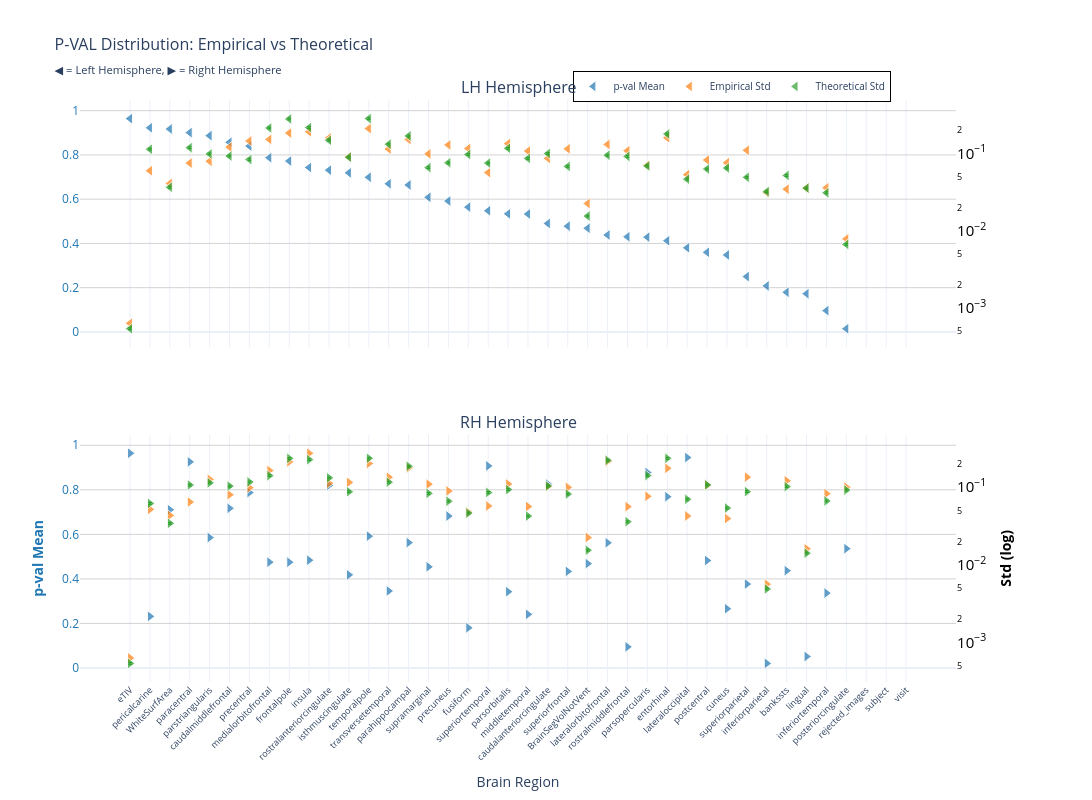
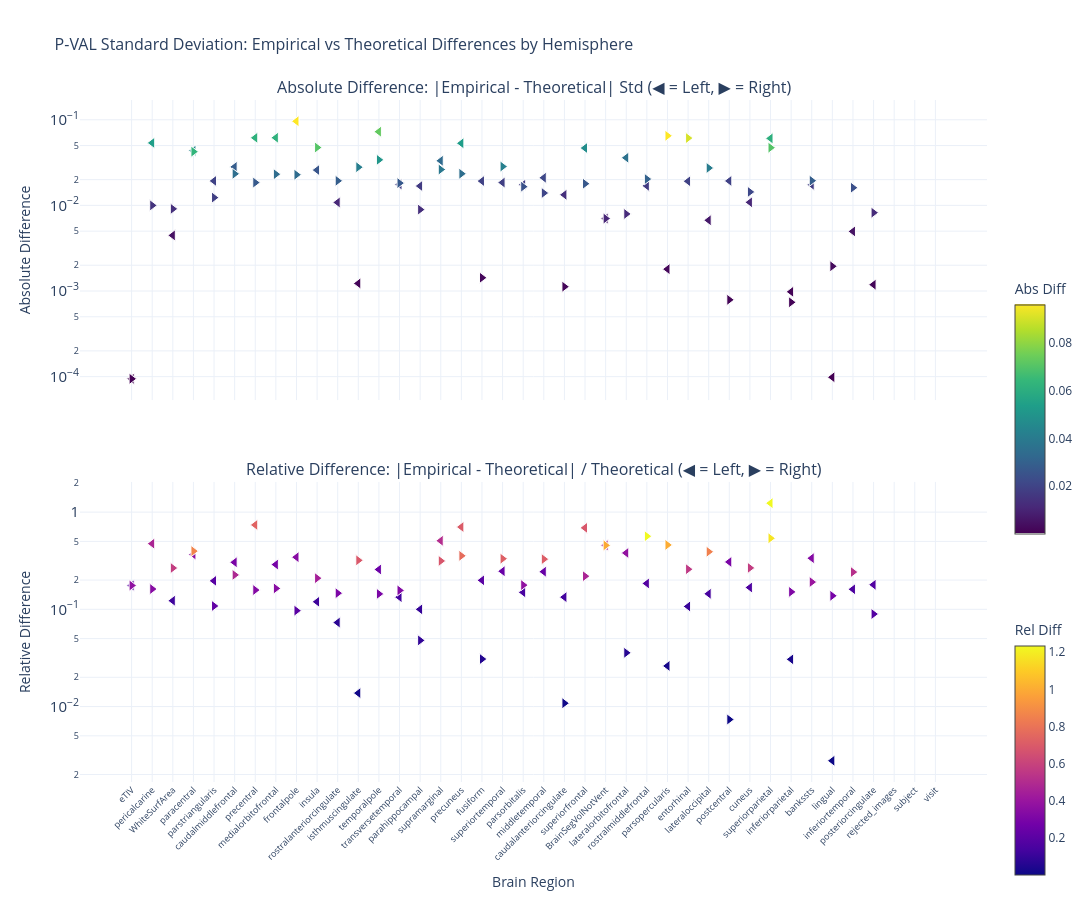

Here is the notebook cell these charts were saved with, in order:
### Markdown cell above
### p-value

### Code cell
nu_nav = df_npvr[(df_npvr["timepoint"] == "baseline") & (df_npvr["group"] == "HC-PD")]
data_path = stats_dir / f"partial_correlation_baseline_{METRIC}.parquet"
df, stats = get_test_stats(
    data_path,
    stat_functions_F,
    nu_nav,
    hemisphere=True,
    study="baseline",
    raw_values=True,
)
show_figure(stats, hemisphere=True, stat_name="p-val", study="baseline", metric=METRIC)

### Figure 1 — Plotly figure (JSON) as saved in the notebook; plotly's stock layout.template omitted (floating-point values rounded to 4 significant figures)
{"data": [{"hovertemplate": "<b>%{x}</b><br>Mean p-val: %{y:.2f}<br><extra></extra>", "legendgroup": "mean", "marker": {"color": "#1f77b4", "line": {"color": "white", "width": 1}, "opacity": 0.7, "size": 10, "symbol": "triangle-left"}, "mode": "markers", "name": "p-val Mean", "showlegend": true, "type": "scatter", "x": ["eTIV", "pericalcarine", "WhiteSurfArea", "paracentral", "parstriangularis", "caudalmiddlefrontal", "precentral", "medialorbitofrontal", "frontalpole", "insula", "rostralanteriorcingulate", "isthmuscingulate", "temporalpole", "transversetemporal", "parahippocampal", "supramarginal", "precuneus", "fusiform", "superiortemporal", "parsorbitalis", "middletemporal", "caudalanteriorcingulate", "superiorfrontal", "BrainSegVolNotVent", "lateralorbitofrontal", "rostralmiddlefrontal", "parsopercularis", "entorhinal", "lateraloccipital", "postcentral", "cuneus", "superiorparietal", "inferiorparietal", "bankssts", "lingual", "inferiortemporal", "posteriorcingulate", "rejected_images", "subject", "visit"], "xaxis": "x", "y": [0.9641, 0.9225, 0.9171, 0.9007, 0.8872, 0.8569, 0.84, 0.7875, 0.7723, 0.7431, 0.7312, 0.7189, 0.6989, 0.6697, 0.6642, 0.6083, 0.5916, 0.564, 0.5477, 0.5336, 0.533, 0.4904, 0.4779, 0.4685, 0.4381, 0.43, 0.4284, 0.4123, 0.3802, 0.3598, 0.3479, 0.25, 0.2079, 0.1793, 0.1725, 0.09622, 0.01442, NaN, NaN, NaN], "yaxis": "y"}, {"hovertemplate": "<b>%{x}</b><br>Empirical Std: %{y:.3f}<br><extra></extra>", "legendgroup": "empirical", "marker": {"color": "#ff7f0e", "line": {"color": "white", "width": 1}, "opacity": 0.7, "size": 10, "symbol": "triangle-left"}, "mode": "markers", "name": "Empirical Std", "showlegend": true, "type": "scatter", "x": ["eTIV", "pericalcarine", "WhiteSurfArea", "paracentral", "parstriangularis", "caudalmiddlefrontal", "precentral", "medialorbitofrontal", "frontalpole", "insula", "rostralanteriorcingulate", "isthmuscingulate", "temporalpole", "transversetemporal", "parahippocampal", "supramarginal", "precuneus", "fusiform", "superiortemporal", "parsorbitalis", "middletemporal", "caudalanteriorcingulate", "superiorfrontal", "BrainSegVolNotVent", "lateralorbitofrontal", "rostralmiddlefrontal", "parsopercularis", "entorhinal", "lateraloccipital", "postcentral", "cuneus", "superiorparietal", "inferiorparietal", "bankssts", "lingual", "inferiortemporal", "posteriorcingulate", "rejected_images", "subject", "visit"], "xaxis": "x", "y": [0.0006305, 0.05962, 0.04086, 0.07498, 0.07907, 0.1206, 0.1449, 0.1519, 0.1833, 0.1903, 0.1588, 0.0905, 0.2098, 0.114, 0.1515, 0.09862, 0.1288, 0.116, 0.05645, 0.1338, 0.1072, 0.0863, 0.1147, 0.02246, 0.1307, 0.1084, 0.07064, 0.1596, 0.05312, 0.08215, 0.07562, 0.1097, 0.03101, 0.03444, 0.0356, 0.03586, 0.007817, NaN, NaN, NaN], "yaxis": "y2"}, {"error_y": {"array": [1.502e-05, 0.003175, 0.00102, 0.00332, 0.002757, 0.002591, 0.002336, 0.005985, 0.00783, 0.006057, 0.004147, 0.002501, 0.007909, 0.003687, 0.004717, 0.001833, 0.00212, 0.00271, 0.0021, 0.003262, 0.002416, 0.00279, 0.001902, 0.0004324, 0.002654, 0.002564, 0.001929, 0.005009, 0.001301, 0.001761, 0.001814, 0.001375, 0.0008964, 0.001453, 0.0009947, 0.0008655, 0.0001858, NaN, NaN, NaN], "arrayminus": [1.461e-05, 0.003087, 0.0009914, 0.003228, 0.00268, 0.002519, 0.002271, 0.005819, 0.007613, 0.005889, 0.004032, 0.002432, 0.00769, 0.003585, 0.004587, 0.001782, 0.002061, 0.002635, 0.002041, 0.003171, 0.002349, 0.002713, 0.00185, 0.0004204, 0.00258, 0.002493, 0.001875, 0.00487, 0.001264, 0.001712, 0.001764, 0.001337, 0.0008715, 0.001413, 0.0009671, 0.0008415, 0.0001806, NaN, NaN, NaN], "color": "#2ca02c", "thickness": 1, "type": "data", "visible": true, "width": 2}, "hovertemplate": "<b>%{x}</b><br>Theoretical Std: %{y:.3f}<br><extra></extra>", "legendgroup": "theoretical", "marker": {"color": "#2ca02c", "line": {"color": "white", "width": 1}, "opacity": 0.7, "size": 10, "symbol": "triangle-left"}, "mode": "markers", "name": "Theoretical Std", "showlegend": true, "type": "scatter", "x": ["eTIV", "pericalcarine", "WhiteSurfArea", "paracentral", "parstriangularis", "caudalmiddlefrontal", "precentral", "medialorbitofrontal", "frontalpole", "insula", "rostralanteriorcingulate", "isthmuscingulate", "temporalpole", "transversetemporal", "parahippocampal", "supramarginal", "precuneus", "fusiform", "superiortemporal", "parsorbitalis", "middletemporal", "caudalanteriorcingulate", "superiorfrontal", "BrainSegVolNotVent", "lateralorbitofrontal", "rostralmiddlefrontal", "parsopercularis", "entorhinal", "lateraloccipital", "postcentral", "cuneus", "superiorparietal", "inferiorparietal", "bankssts", "lingual", "inferiortemporal", "posteriorcingulate", "rejected_images", "subject", "visit"], "xaxis": "x", "y": [0.0005363, 0.1133, 0.03639, 0.1185, 0.09839, 0.09249, 0.08336, 0.2136, 0.2795, 0.2162, 0.148, 0.08928, 0.2823, 0.1316, 0.1684, 0.06542, 0.07565, 0.09674, 0.07494, 0.1164, 0.08622, 0.0996, 0.0679, 0.01543, 0.09471, 0.09151, 0.06884, 0.1788, 0.04642, 0.06285, 0.06475, 0.04906, 0.03199, 0.05185, 0.0355, 0.03089, 0.006631, NaN, NaN, NaN], "yaxis": "y2"}, {"hovertemplate": "<b>%{x}</b><br>Mean p-val: %{y:.2f}<br><extra></extra>", "legendgroup": "mean", "marker": {"color": "#1f77b4", "line": {"color": "white", "width": 1}, "opacity": 0.7, "size": 10, "symbol": "triangle-right"}, "mode": "markers", "name": "p-val Mean", "showlegend": false, "type": "scatter", "x": ["eTIV", "lateraloccipital", "paracentral", "superiortemporal", "parsopercularis", "caudalanteriorcingulate", "rostralanteriorcingulate", "precentral", "entorhinal", "caudalmiddlefrontal", "WhiteSurfArea", "precuneus", "temporalpole", "parstriangularis", "parahippocampal", "lateralorbitofrontal", "posteriorcingulate", "insula", "postcentral", "medialorbitofrontal", "frontalpole", "BrainSegVolNotVent", "supramarginal", "bankssts", "superiorfrontal", "isthmuscingulate", "superiorparietal", "transversetemporal", "parsorbitalis", "inferiortemporal", "cuneus", "middletemporal", "pericalcarine", "fusiform", "rostralmiddlefrontal", "lingual", "inferiorparietal", "rejected_images", "subject", "visit"], "xaxis": "x2", "y": [0.9641, 0.9448, 0.9254, 0.9072, 0.8774, 0.8257, 0.8204, 0.7877, 0.769, 0.7169, 0.7106, 0.682, 0.592, 0.5854, 0.5628, 0.5622, 0.5358, 0.484, 0.4826, 0.4751, 0.4749, 0.4685, 0.4541, 0.437, 0.4337, 0.4181, 0.3768, 0.3458, 0.3426, 0.3361, 0.266, 0.2408, 0.2316, 0.1803, 0.09473, 0.05139, 0.0206, NaN, NaN, NaN], "yaxis": "y3"}, {"hovertemplate": "<b>%{x}</b><br>Empirical Std: %{y:.3f}<br><extra></extra>", "legendgroup": "empirical", "marker": {"color": "#ff7f0e", "line": {"color": "white", "width": 1}, "opacity": 0.7, "size": 10, "symbol": "triangle-right"}, "mode": "markers", "name": "Empirical Std", "showlegend": false, "type": "scatter", "x": ["eTIV", "lateraloccipital", "paracentral", "superiortemporal", "parsopercularis", "caudalanteriorcingulate", "rostralanteriorcingulate", "precentral", "entorhinal", "caudalmiddlefrontal", "WhiteSurfArea", "precuneus", "temporalpole", "parstriangularis", "parahippocampal", "lateralorbitofrontal", "posteriorcingulate", "insula", "postcentral", "medialorbitofrontal", "frontalpole", "BrainSegVolNotVent", "supramarginal", "bankssts", "superiorfrontal", "isthmuscingulate", "superiorparietal", "transversetemporal", "parsorbitalis", "inferiortemporal", "cuneus", "middletemporal", "pericalcarine", "fusiform", "rostralmiddlefrontal", "lingual", "inferiorparietal", "rejected_images", "subject", "visit"], "xaxis": "x2", "y": [0.0006305, 0.04259, 0.06442, 0.05728, 0.0764, 0.1027, 0.1127, 0.09847, 0.1751, 0.07999, 0.04335, 0.08943, 0.2021, 0.1263, 0.1774, 0.2145, 0.1001, 0.2741, 0.1065, 0.1642, 0.2126, 0.02246, 0.1096, 0.1213, 0.09959, 0.1155, 0.1349, 0.1345, 0.1097, 0.08264, 0.03949, 0.05642, 0.05184, 0.04781, 0.05623, 0.01607, 0.005627, NaN, NaN, NaN], "yaxis": "y4"}, {"error_y": {"array": [1.502e-05, 0.001959, 0.002994, 0.002401, 0.003961, 0.002908, 0.0037, 0.003276, 0.006619, 0.002896, 0.0009593, 0.001849, 0.006616, 0.003193, 0.00522, 0.006233, 0.002574, 0.00635, 0.003005, 0.003952, 0.006596, 0.0004324, 0.002336, 0.002854, 0.002288, 0.002453, 0.002458, 0.003258, 0.002611, 0.001865, 0.001509, 0.00119, 0.001733, 0.001299, 0.001007, 0.0003958, 0.000137, NaN, NaN, NaN], "arrayminus": [1.461e-05, 0.001905, 0.002911, 0.002335, 0.003851, 0.002827, 0.003598, 0.003185, 0.006436, 0.002815, 0.0009327, 0.001798, 0.006433, 0.003104, 0.005075, 0.00606, 0.002503, 0.006174, 0.002921, 0.003843, 0.006413, 0.0004204, 0.002271, 0.002775, 0.002225, 0.002385, 0.00239, 0.003168, 0.002539, 0.001813, 0.001467, 0.001157, 0.001685, 0.001263, 0.0009788, 0.0003848, 0.0001332, NaN, NaN, NaN], "color": "#2ca02c", "thickness": 1, "type": "data", "visible": true, "width": 2}, "hovertemplate": "<b>%{x}</b><br>Theoretical Std: %{y:.3f}<br><extra></extra>", "legendgroup": "theoretical", "marker": {"color": "#2ca02c", "line": {"color": "white", "width": 1}, "opacity": 0.7, "size": 10, "symbol": "triangle-right"}, "mode": "markers", "name": "Theoretical Std", "showlegend": false, "type": "scatter", "x": ["eTIV", "lateraloccipital", "paracentral", "superiortemporal", "parsopercularis", "caudalanteriorcingulate", "rostralanteriorcingulate", "precentral", "entorhinal", "caudalmiddlefrontal", "WhiteSurfArea", "precuneus", "temporalpole", "parstriangularis", "parahippocampal", "lateralorbitofrontal", "posteriorcingulate", "insula", "postcentral", "medialorbitofrontal", "frontalpole", "BrainSegVolNotVent", "supramarginal", "bankssts", "superiorfrontal", "isthmuscingulate", "superiorparietal", "transversetemporal", "parsorbitalis", "inferiortemporal", "cuneus", "middletemporal", "pericalcarine", "fusiform", "rostralmiddlefrontal", "lingual", "inferiorparietal", "rejected_images", "subject", "visit"], "xaxis": "x2", "y": [0.0005363, 0.06994, 0.1069, 0.08571, 0.1414, 0.1038, 0.1321, 0.1169, 0.2362, 0.1034, 0.03424, 0.06599, 0.2361, 0.114, 0.1863, 0.2224, 0.09188, 0.2266, 0.1072, 0.1411, 0.2354, 0.01543, 0.08337, 0.1019, 0.08168, 0.08754, 0.08773, 0.1163, 0.0932, 0.06655, 0.05386, 0.04247, 0.06185, 0.04638, 0.03593, 0.01413, 0.004889, NaN, NaN, NaN], "yaxis": "y4"}], "layout": {"annotations": [{"font": {"size": 16}, "showarrow": false, "text": "LH Hemisphere", "x": 0.47, "xanchor": "center", "xref": "paper", "y": 1.0, "yanchor": "bottom", "yref": "paper"}, {"font": {"size": 16}, "showarrow": false, "text": "RH Hemisphere", "x": 0.47, "xanchor": "center", "xref": "paper", "y": 0.425, "yanchor": "bottom", "yref": "paper"}], "height": 800, "hovermode": "x", "legend": {"bgcolor": "rgba(255, 255, 255, 0.9)", "bordercolor": "black", "borderwidth": 1, "font": {"size": 10}, "orientation": "h", "x": 0.7, "xanchor": "center", "y": 1.05}, "title": {"font": {"size": 16}, "text": "P-VAL Distribution: Empirical vs Theoretical<br><sub>◀ = Left Hemisphere, ▶ = Right Hemisphere</sub>"}, "width": 1400, "xaxis": {"anchor": "y", "domain": [0.0, 0.94], "matches": "x2", "showticklabels": false}, "xaxis2": {"anchor": "y3", "domain": [0.0, 0.94], "tickangle": -45, "tickfont": {"size": 9}, "title": {"text": "Brain Region"}}, "yaxis": {"anchor": "x", "domain": [0.575, 1.0], "gridcolor": "lightgray", "showgrid": true, "tickfont": {"color": "#1f77b4"}, "title": {"font": {"color": "#1f77b4"}, "text": ""}}, "yaxis2": {"anchor": "x", "exponentformat": "power", "overlaying": "y", "showgrid": false, "side": "right", "tickfont": {"color": "black"}, "title": {"font": {"color": "black"}, "text": ""}, "type": "log"}, "yaxis3": {"anchor": "x2", "domain": [0.0, 0.425], "gridcolor": "lightgray", "showgrid": true, "tickfont": {"color": "#1f77b4"}, "title": {"font": {"color": "#1f77b4"}, "text": "<b>p-val Mean</b>"}}, "yaxis4": {"anchor": "x2", "exponentformat": "power", "overlaying": "y3", "showgrid": false, "side": "right", "tickfont": {"color": "black"}, "title": {"font": {"color": "black"}, "text": "<b>Std (log)</b>"}, "type": "log"}}}

### Figure 2 — Plotly figure (JSON) as saved in the notebook; plotly's stock layout.template omitted (floating-point values rounded to 4 significant figures)
{"data": [{"hovertemplate": "<b>%{x}</b><br>Hemisphere: %{text}<br>Abs Diff: %{y:.4f}<br><extra></extra>", "legendgroup": "abs_lh", "marker": {"color": [9.428e-05, 0.05369, 0.004464, 0.04353, 0.01932, 0.02816, 0.06154, 0.06169, 0.09611, 0.02585, 0.01082, 0.001227, 0.07254, 0.01756, 0.01684, 0.03319, 0.05315, 0.01923, 0.01848, 0.01741, 0.02102, 0.0133, 0.04677, 0.007024, 0.03601, 0.01691, 0.001801, 0.01915, 0.006703, 0.0193, 0.01086, 0.06064, 0.0009789, 0.01742, 9.836e-05, 0.004969, 0.001186, NaN, NaN, NaN], "colorbar": {"len": 0.4, "title": {"text": "Abs Diff"}, "y": 0.75, "yanchor": "top"}, "colorscale": [[0.0, "#440154"], [0.1111, "#482878"], [0.2222, "#3e4989"], [0.3333, "#31688e"], [0.4444, "#26828e"], [0.5556, "#1f9e89"], [0.6667, "#35b779"], [0.7778, "#6ece58"], [0.8889, "#b5de2b"], [1.0, "#fde725"]], "line": {"color": "white", "width": 1}, "showscale": true, "size": 10, "symbol": "triangle-left"}, "mode": "markers", "name": "Absolute (lh)", "showlegend": false, "text": ["lh", "lh", "lh", "lh", "lh", "lh", "lh", "lh", "lh", "lh", "lh", "lh", "lh", "lh", "lh", "lh", "lh", "lh", "lh", "lh", "lh", "lh", "lh", "lh", "lh", "lh", "lh", "lh", "lh", "lh", "lh", "lh", "lh", "lh", "lh", "lh", "lh", "lh", "lh", "lh"], "type": "scatter", "x": ["eTIV", "pericalcarine", "WhiteSurfArea", "paracentral", "parstriangularis", "caudalmiddlefrontal", "precentral", "medialorbitofrontal", "frontalpole", "insula", "rostralanteriorcingulate", "isthmuscingulate", "temporalpole", "transversetemporal", "parahippocampal", "supramarginal", "precuneus", "fusiform", "superiortemporal", "parsorbitalis", "middletemporal", "caudalanteriorcingulate", "superiorfrontal", "BrainSegVolNotVent", "lateralorbitofrontal", "rostralmiddlefrontal", "parsopercularis", "entorhinal", "lateraloccipital", "postcentral", "cuneus", "superiorparietal", "inferiorparietal", "bankssts", "lingual", "inferiortemporal", "posteriorcingulate", "rejected_images", "subject", "visit"], "xaxis": "x", "y": [9.428e-05, 0.05369, 0.004464, 0.04353, 0.01932, 0.02816, 0.06154, 0.06169, 0.09611, 0.02585, 0.01082, 0.001227, 0.07254, 0.01756, 0.01684, 0.03319, 0.05315, 0.01923, 0.01848, 0.01741, 0.02102, 0.0133, 0.04677, 0.007024, 0.03601, 0.01691, 0.001801, 0.01915, 0.006703, 0.0193, 0.01086, 0.06064, 0.0009789, 0.01742, 9.836e-05, 0.004969, 0.001186, NaN, NaN, NaN], "yaxis": "y"}, {"hovertemplate": "<b>%{x}</b><br>Hemisphere: %{text}<br>Rel Diff: %{y:.2%}<br><extra></extra>", "legendgroup": "rel_lh", "marker": {"color": [0.1758, 0.4739, 0.1226, 0.3673, 0.1963, 0.3045, 0.7383, 0.2888, 0.3439, 0.1196, 0.07313, 0.01375, 0.257, 0.1335, 0.09999, 0.5073, 0.7026, 0.1988, 0.2466, 0.1496, 0.2438, 0.1335, 0.6888, 0.4551, 0.3802, 0.1848, 0.02616, 0.1071, 0.1444, 0.3072, 0.1678, 1.236, 0.0306, 0.3359, 0.00277, 0.1608, 0.1789, NaN, NaN, NaN], "colorbar": {"len": 0.4, "title": {"text": "Rel Diff"}, "y": 0.25, "yanchor": "top"}, "colorscale": [[0.0, "#0d0887"], [0.1111, "#46039f"], [0.2222, "#7201a8"], [0.3333, "#9c179e"], [0.4444, "#bd3786"], [0.5556, "#d8576b"], [0.6667, "#ed7953"], [0.7778, "#fb9f3a"], [0.8889, "#fdca26"], [1.0, "#f0f921"]], "line": {"color": "white", "width": 1}, "showscale": true, "size": 10, "symbol": "triangle-left"}, "mode": "markers", "name": "Relative (lh)", "showlegend": false, "text": ["lh", "lh", "lh", "lh", "lh", "lh", "lh", "lh", "lh", "lh", "lh", "lh", "lh", "lh", "lh", "lh", "lh", "lh", "lh", "lh", "lh", "lh", "lh", "lh", "lh", "lh", "lh", "lh", "lh", "lh", "lh", "lh", "lh", "lh", "lh", "lh", "lh", "lh", "lh", "lh"], "type": "scatter", "x": ["eTIV", "pericalcarine", "WhiteSurfArea", "paracentral", "parstriangularis", "caudalmiddlefrontal", "precentral", "medialorbitofrontal", "frontalpole", "insula", "rostralanteriorcingulate", "isthmuscingulate", "temporalpole", "transversetemporal", "parahippocampal", "supramarginal", "precuneus", "fusiform", "superiortemporal", "parsorbitalis", "middletemporal", "caudalanteriorcingulate", "superiorfrontal", "BrainSegVolNotVent", "lateralorbitofrontal", "rostralmiddlefrontal", "parsopercularis", "entorhinal", "lateraloccipital", "postcentral", "cuneus", "superiorparietal", "inferiorparietal", "bankssts", "lingual", "inferiortemporal", "posteriorcingulate", "rejected_images", "subject", "visit"], "xaxis": "x2", "y": [0.1758, 0.4739, 0.1226, 0.3673, 0.1963, 0.3045, 0.7383, 0.2888, 0.3439, 0.1196, 0.07313, 0.01375, 0.257, 0.1335, 0.09999, 0.5073, 0.7026, 0.1988, 0.2466, 0.1496, 0.2438, 0.1335, 0.6888, 0.4551, 0.3802, 0.1848, 0.02616, 0.1071, 0.1444, 0.3072, 0.1678, 1.236, 0.0306, 0.3359, 0.00277, 0.1608, 0.1789, NaN, NaN, NaN], "yaxis": "y2"}, {"hovertemplate": "<b>%{x}</b><br>Hemisphere: %{text}<br>Abs Diff: %{y:.4f}<br><extra></extra>", "legendgroup": "abs_rh", "marker": {"color": [9.428e-05, 0.02735, 0.04244, 0.02843, 0.06497, 0.001123, 0.01936, 0.01846, 0.06111, 0.02337, 0.009108, 0.02344, 0.03404, 0.01233, 0.008931, 0.007942, 0.008222, 0.04742, 0.0007891, 0.02314, 0.02283, 0.007024, 0.02623, 0.01944, 0.01791, 0.02795, 0.04722, 0.01821, 0.01654, 0.01608, 0.01437, 0.01395, 0.01001, 0.001428, 0.0203, 0.001946, 0.0007388, NaN, NaN, NaN], "colorbar": {"len": 0.4, "title": {"text": "Abs Diff"}, "y": 0.75, "yanchor": "top"}, "colorscale": [[0.0, "#440154"], [0.1111, "#482878"], [0.2222, "#3e4989"], [0.3333, "#31688e"], [0.4444, "#26828e"], [0.5556, "#1f9e89"], [0.6667, "#35b779"], [0.7778, "#6ece58"], [0.8889, "#b5de2b"], [1.0, "#fde725"]], "line": {"color": "white", "width": 1}, "showscale": false, "size": 10, "symbol": "triangle-right"}, "mode": "markers", "name": "Absolute (rh)", "showlegend": false, "text": ["rh", "rh", "rh", "rh", "rh", "rh", "rh", "rh", "rh", "rh", "rh", "rh", "rh", "rh", "rh", "rh", "rh", "rh", "rh", "rh", "rh", "rh", "rh", "rh", "rh", "rh", "rh", "rh", "rh", "rh", "rh", "rh", "rh", "rh", "rh", "rh", "rh", "rh", "rh", "rh"], "type": "scatter", "x": ["eTIV", "lateraloccipital", "paracentral", "superiortemporal", "parsopercularis", "caudalanteriorcingulate", "rostralanteriorcingulate", "precentral", "entorhinal", "caudalmiddlefrontal", "WhiteSurfArea", "precuneus", "temporalpole", "parstriangularis", "parahippocampal", "lateralorbitofrontal", "posteriorcingulate", "insula", "postcentral", "medialorbitofrontal", "frontalpole", "BrainSegVolNotVent", "supramarginal", "bankssts", "superiorfrontal", "isthmuscingulate", "superiorparietal", "transversetemporal", "parsorbitalis", "inferiortemporal", "cuneus", "middletemporal", "pericalcarine", "fusiform", "rostralmiddlefrontal", "lingual", "inferiorparietal", "rejected_images", "subject", "visit"], "xaxis": "x", "y": [9.428e-05, 0.02735, 0.04244, 0.02843, 0.06497, 0.001123, 0.01936, 0.01846, 0.06111, 0.02337, 0.009108, 0.02344, 0.03404, 0.01233, 0.008931, 0.007942, 0.008222, 0.04742, 0.0007891, 0.02314, 0.02283, 0.007024, 0.02623, 0.01944, 0.01791, 0.02795, 0.04722, 0.01821, 0.01654, 0.01608, 0.01437, 0.01395, 0.01001, 0.001428, 0.0203, 0.001946, 0.0007388, NaN, NaN, NaN], "yaxis": "y"}, {"hovertemplate": "<b>%{x}</b><br>Hemisphere: %{text}<br>Rel Diff: %{y:.2%}<br><extra></extra>", "legendgroup": "rel_rh", "marker": {"color": [0.1758, 0.3911, 0.3972, 0.3317, 0.4596, 0.01082, 0.1466, 0.1579, 0.2587, 0.2261, 0.266, 0.3552, 0.1441, 0.1082, 0.04794, 0.0357, 0.08948, 0.2092, 0.007358, 0.1641, 0.09698, 0.4551, 0.3147, 0.1908, 0.2193, 0.3193, 0.5382, 0.1566, 0.1775, 0.2417, 0.2668, 0.3284, 0.1618, 0.0308, 0.5651, 0.1378, 0.1511, NaN, NaN, NaN], "colorbar": {"len": 0.4, "title": {"text": "Rel Diff"}, "y": 0.25, "yanchor": "top"}, "colorscale": [[0.0, "#0d0887"], [0.1111, "#46039f"], [0.2222, "#7201a8"], [0.3333, "#9c179e"], [0.4444, "#bd3786"], [0.5556, "#d8576b"], [0.6667, "#ed7953"], [0.7778, "#fb9f3a"], [0.8889, "#fdca26"], [1.0, "#f0f921"]], "line": {"color": "white", "width": 1}, "showscale": false, "size": 10, "symbol": "triangle-right"}, "mode": "markers", "name": "Relative (rh)", "showlegend": false, "text": ["rh", "rh", "rh", "rh", "rh", "rh", "rh", "rh", "rh", "rh", "rh", "rh", "rh", "rh", "rh", "rh", "rh", "rh", "rh", "rh", "rh", "rh", "rh", "rh", "rh", "rh", "rh", "rh", "rh", "rh", "rh", "rh", "rh", "rh", "rh", "rh", "rh", "rh", "rh", "rh"], "type": "scatter", "x": ["eTIV", "lateraloccipital", "paracentral", "superiortemporal", "parsopercularis", "caudalanteriorcingulate", "rostralanteriorcingulate", "precentral", "entorhinal", "caudalmiddlefrontal", "WhiteSurfArea", "precuneus", "temporalpole", "parstriangularis", "parahippocampal", "lateralorbitofrontal", "posteriorcingulate", "insula", "postcentral", "medialorbitofrontal", "frontalpole", "BrainSegVolNotVent", "supramarginal", "bankssts", "superiorfrontal", "isthmuscingulate", "superiorparietal", "transversetemporal", "parsorbitalis", "inferiortemporal", "cuneus", "middletemporal", "pericalcarine", "fusiform", "rostralmiddlefrontal", "lingual", "inferiorparietal", "rejected_images", "subject", "visit"], "xaxis": "x2", "y": [0.1758, 0.3911, 0.3972, 0.3317, 0.4596, 0.01082, 0.1466, 0.1579, 0.2587, 0.2261, 0.266, 0.3552, 0.1441, 0.1082, 0.04794, 0.0357, 0.08948, 0.2092, 0.007358, 0.1641, 0.09698, 0.4551, 0.3147, 0.1908, 0.2193, 0.3193, 0.5382, 0.1566, 0.1775, 0.2417, 0.2668, 0.3284, 0.1618, 0.0308, 0.5651, 0.1378, 0.1511, NaN, NaN, NaN], "yaxis": "y2"}], "layout": {"annotations": [{"font": {"size": 16}, "showarrow": false, "text": "Absolute Difference: |Empirical - Theoretical| Std (◀ = Left, ▶ = Right)", "x": 0.5, "xanchor": "center", "xref": "paper", "y": 1.0, "yanchor": "bottom", "yref": "paper"}, {"font": {"size": 16}, "showarrow": false, "text": "Relative Difference: |Empirical - Theoretical| / Theoretical (◀ = Left, ▶ = Right)", "x": 0.5, "xanchor": "center", "xref": "paper", "y": 0.44, "yanchor": "bottom", "yref": "paper"}], "height": 900, "hovermode": "x unified", "showlegend": false, "title": {"font": {"size": 16}, "text": "P-VAL Standard Deviation: Empirical vs Theoretical Differences by Hemisphere"}, "width": 1400, "xaxis": {"anchor": "y", "domain": [0.0, 1.0], "showticklabels": false}, "xaxis2": {"anchor": "y2", "domain": [0.0, 1.0], "tickangle": -45, "tickfont": {"size": 9}, "title": {"text": "Brain Region"}}, "yaxis": {"anchor": "x", "domain": [0.56, 1.0], "exponentformat": "power", "title": {"text": "Absolute Difference"}, "type": "log"}, "yaxis2": {"anchor": "x2", "domain": [0.0, 0.44], "exponentformat": "power", "title": {"text": "Relative Difference"}, "type": "log"}}}
